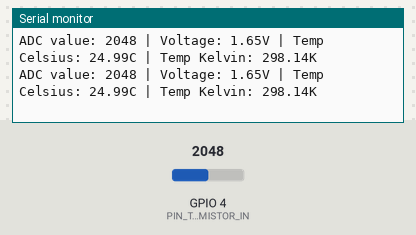
A sketch run on a simulated ESP32. Parts: the last lines printed to the serial monitor. Inputs (shaded band) come from the test bench; at power-on: GPIO 4 (PIN_THERMISTOR_IN) = 2048.

Above: at 1.2 s.
1.3 s: GPIO 4 (PIN_THERMISTOR_IN) set to 2866
At 1.32 s:
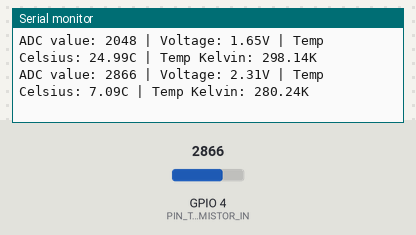
2.8 s: GPIO 4 (PIN_THERMISTOR_IN) set to 3603
At 2.84 s:
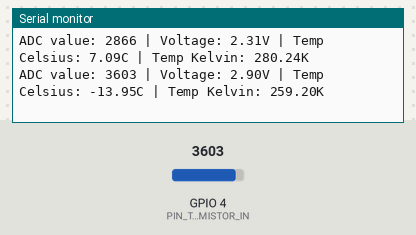
Timing chart, 0 to 5.8 s (numbered marks = the images above; inputs shaded):
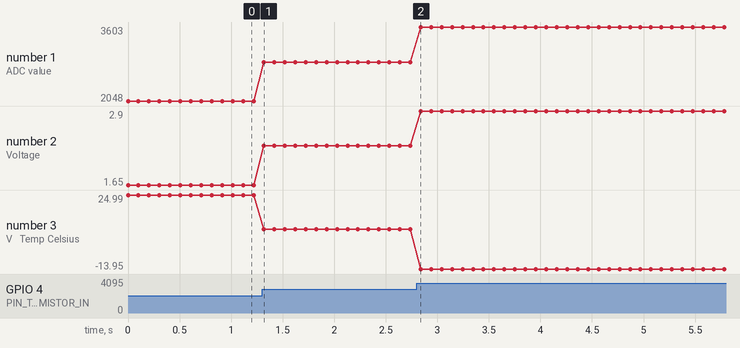

The sketch:

19.thermometer.ino
```cpp
#define PIN_THERMISTOR_IN  4

int adcVal;
double voltage, therm_res, tempK, tempC;

void setup() {
  Serial.begin(115'200);
}

void loop() {
  adcVal = analogRead(PIN_THERMISTOR_IN);
  voltage = adcVal / 4'095.0 * 3.3;
  therm_res = 10 * voltage / (3.3 - voltage);
  tempK = 1 / (1 / (273.15 + 25) + log(therm_res / 10) / 3'950.0);
  tempC = tempK - 273.15;
  Serial.printf("ADC value: %d | Voltage: %.2fV | Temp Celsius: %.2fC | Temp Kelvin: %.2fK\n", adcVal, voltage, tempC, tempK);
  delay(100);
}
```

Measured:
- after the input at 1.3 s, the serial monitor: prints a new line at once (image 1)
- after the input at 2.8 s, the serial monitor: prints a new line at once (image 2)
- plotted number 1: 2048 → 2866 after the input at 1.3 s, 2866 → 3603 after the input at 2.8 s
- plotted number 2: 1.65 → 2.31 after the input at 1.3 s, 2.31 → 2.9 after the input at 2.8 s
- plotted number 3: 24.99 → 7.09 after the input at 1.3 s, 7.09 → -13.95 after the input at 2.8 s
